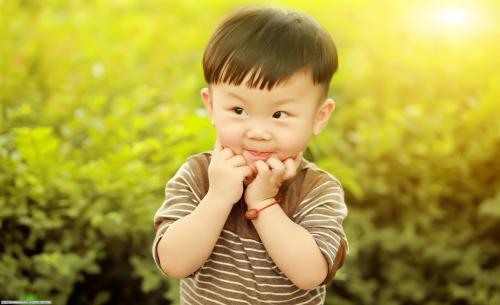
#> input picture daima/liaoxuefeng/1.jpg, 500 x 305 px
$ python 7PIL.py
#> lines starting #> are read from the running program, lines starting #| are printed output that depends on the picture
from PIL import Image

im = Image.open('1.jpg')
#> im is the input picture: PIL image 500x305 RGB; mean R, G, B 173.5, 159.9, 63.9
w,h=im.size
#> w = 500; h = 305
print('Original image size: %sx%s' % (w, h))
#| Original image size: 500x305
im.thumbnail((w//2,h//2))
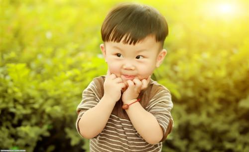
#> im: PIL image 249x152 RGB; mean R, G, B 173.5, 159.9, 63.9
print('Resize image to: %s*%s' % (w//2,h//2))
#| Resize image to: 250*152
im.save('thumbnail.jpg','jpeg')

from PIL import Image,ImageFilter

im2=Image.open('1.jpg')
im3=im2.filter(ImageFilter.BLUR)
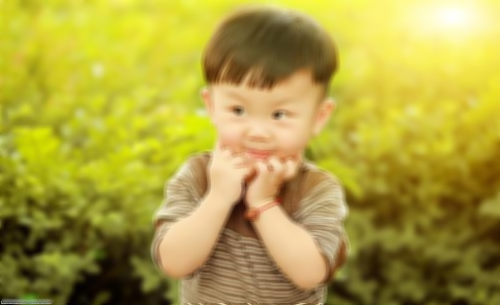
#> im3: PIL image 500x305 RGB; mean R, G, B 173.5, 159.9, 63.9
im3.save('blur.jpg','jpeg')
